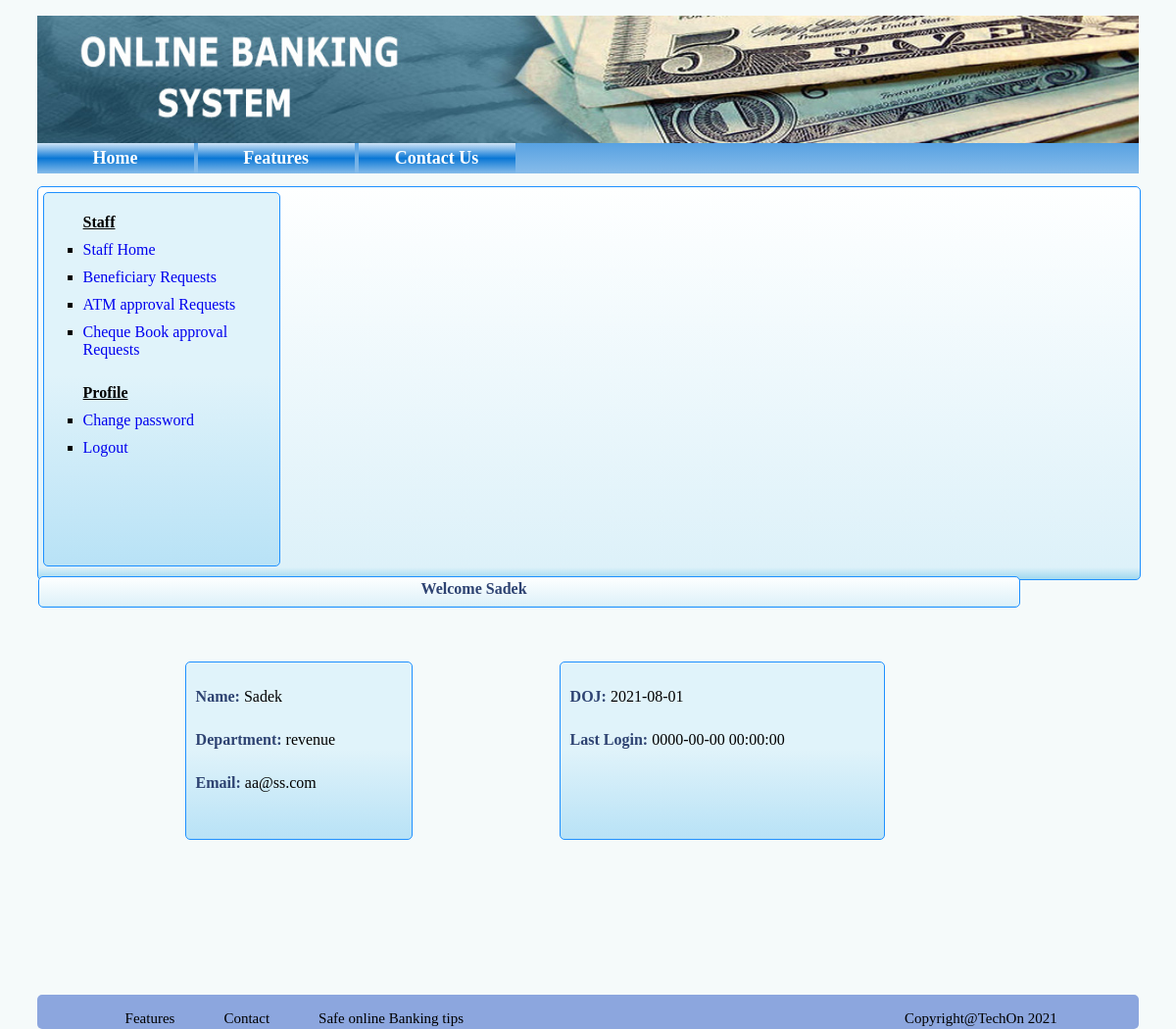
Screenshot of /staff_homepage.php (signed in) with the database file from the repository.
### tables this page shows
CREATE TABLE `staff` (
  `id` int(5) NOT NULL,
  `name` varchar(255) NOT NULL,
  `dob` date NOT NULL,
  `relationship` varchar(255) NOT NULL,
  `department` varchar(255) NOT NULL,
  `doj` date NOT NULL,
  `address` varchar(255) NOT NULL,
  `mobile` varchar(11) NOT NULL,
  `email` varchar(255) NOT NULL,
  `pwd` varchar(32) NOT NULL,
  `gender` char(1) NOT NULL,
  `lastlogin` datetime NOT NULL
);

### staff_homepage.php (the view, shortened to what this page needs)
 <?php
                $staff_id=$_SESSION['staff_id'];
                include '_inc/dbconn.php';
                $result = $conn->query("SELECT * FROM staff WHERE email='$staff_id'") or die(mysql_error());
                $rws=  mysqli_fetch_array($result);
                $name=$rws[1];
                $department=$rws[4];
                $doj=$rws[5];
                $email=$rws[8];
                $last_login=$rws[11];
                ?>
<!DOCTYPE html>
<html>
    <head>
        <link rel="stylesheet" href="newcss.css">
    </head>
        <?php include 'header.php' ?>
        <div class="displaystaff_content">
           <?php include 'staff_navbar.php'?>
            <div class="customer_top_nav">
             <div class="text">Welcome <?php echo $_SESSION['name1']?></div>
            </div>
            <div class="customer_body">
             <div class="content1">
                <p><span class="heading">Name: </span><?php echo $name;?></p>
            <p><span class="heading">Department: </span><?php echo $department;?></p>
            <p><span class="heading">Email: </span><?php echo $email;?></p>
            </div>
             <div class="content2">
            <p><span class="heading">DOJ: </span><?php echo $doj;?></p>
            <p><span class="heading">Last Login: </span><?php echo $last_login;?></p>
            </div>
            </div>
        </div>
    <?php include 'footer.php';?>

### newcss.css (style rules this page uses)
body { background-color:#F9F6F4; background-color:#F5FAFA; font-family:verdana; }
.displaystaff_content { height:400px; width:100%; border:1px solid dodgerblue; border-radius:5px; background: linear-gradient(to bottom, rgba(254,255,255,1) 0%,rgba(221,241,249,1) 97%,rgba(160,216,239,1) 100%); }
.customer_top_nav { height:30px; width:1000px; float:left; margin-top:5px; border:1px solid dodgerblue; border-radius:5px; background: linear-gradient(to bottom, rgba(254,255,255,1) 0%,rgba(221,241,249,1) 97%,rgba(160,216,239,1) 100%); }
.customer_top_nav .text { margin-left:39%; margin-top:3px; font-weight:bold; color:#2E4372; }
.customer_body { height:95%; width:1000px; float:left; margin-top:5px; border-radius:5px; }
.customer_body p { text-align:left; margin-left:10px; }
.customer_body .heading { font-weight:bold; color:#2E4372; }
.heading { font-weight:bold; color:#2E4372; }
.content1 { margin-left:15%; margin-top:5%; float:left; height:180px; width:230px; border:1px solid dodgerblue; border-radius:5px; background: linear-gradient(to bottom, rgba(224,243,250,1) 49%,rgba(184,226,246,1) 100%,rgba(182,223,253,1) 100%); }
.content2 { margin-left:15%; margin-top:5%; float:left; height:180px; width:330px; border:1px solid dodgerblue; border-radius:5px; background: linear-gradient(to bottom, rgba(224,243,250,1) 49%,rgba(184,226,246,1) 100%,rgba(182,223,253,1) 100%); }
.content1 p { padding-top:10px; }
.content2 p { padding-top:10px; }

### rows the page displays
staff: name "Sadek", department "revenue", email "aa@ss.com", doj "2021-08-01", lastlogin "0000-00-00 00:00:00"

### other values shown
$_SESSION['name1'] "Sadek"
